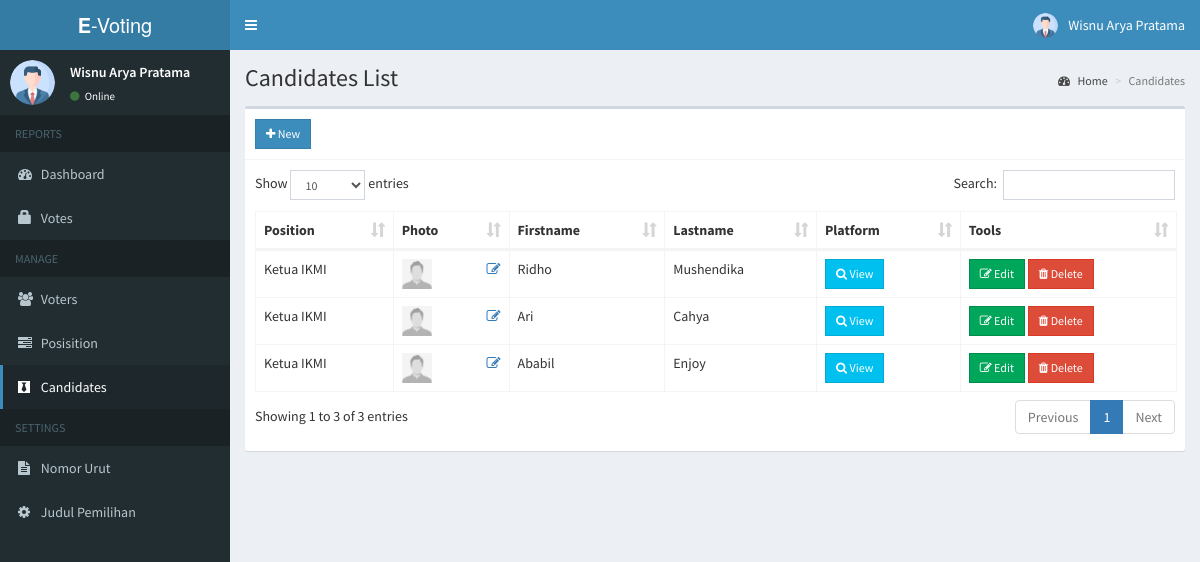
Screenshot of /admin/candidates.php (signed in) with the database file from the repository.
### tables this page shows
CREATE TABLE `candidates` (
  `id` int(11) NOT NULL,
  `position_id` int(11) NOT NULL,
  `firstname` varchar(30) NOT NULL,
  `lastname` varchar(30) NOT NULL,
  `photo` varchar(150) NOT NULL,
  `platform` text NOT NULL
);

CREATE TABLE `positions` (
  `id` int(11) NOT NULL,
  `description` varchar(50) NOT NULL,
  `max_vote` int(11) NOT NULL,
  `priority` int(11) NOT NULL
);

### admin/includes/session.php (called while the page is built, shortened)
<?php
	include 'includes/conn.php';
	$sql = "SELECT * FROM admin WHERE id = '".$_SESSION['admin']."'";
	$query = $conn->query($sql);
	$user = $query->fetch_assoc();
?>

### admin/candidates.php (the view, shortened to what this page needs)
<?php include 'includes/session.php'; ?>
<?php include 'includes/header.php'; ?>
<body class="hold-transition skin-blue sidebar-mini">
<div class="wrapper">
  <?php include 'includes/navbar.php'; ?>
  <?php include 'includes/menubar.php'; ?>
  <div class="content-wrapper">
    <section class="content-header">
      <h1>
        Candidates List
      </h1>
      <ol class="breadcrumb">
        <li><a href="#"><i class="fa fa-dashboard"></i> Home</a></li>
        <li class="active">Candidates</li>
      </ol>
    </section>
    <section class="content">
      <div class="row">
        <div class="col-xs-12">
          <div class="box">
            <div class="box-header with-border">
              <a href="#addnew" data-toggle="modal" class="btn btn-primary btn-sm btn-flat"><i class="fa fa-plus"></i> New</a>
            </div>
            <div class="box-body">
              <table id="example1" class="table table-bordered">
                <thead>
                  <th>Position</th>
                  <th>Photo</th>
                  <th>Firstname</th>
                  <th>Lastname</th>
                  <th>Platform</th>
                  <th>Tools</th>
                </thead>
                <tbody>
                  <?php
                    $sql = "SELECT *, candidates.id AS canid FROM candidates LEFT JOIN positions ON positions.id=candidates.position_id ORDER BY positions.priority ASC";
                    $query = $conn->query($sql);
                    while($row = $query->fetch_assoc()){
                      $image = (!empty($row['photo'])) ? '../images/'.$row['photo'] : '../images/profile.jpg';
                      echo "
                        <tr>
                          <td class='hidden'></td>
                          <td>".$row['description']."</td>
                          <td>
                            <img src='".$image."' width='30px' height='30px'>
                            <a href='#edit_photo' data-toggle='modal' class='pull-right photo' data-id='".$row['canid']."'><span class='fa fa-edit'></span></a>
                          </td>
                          <td>".$row['firstname']."</td>
                          <td>".$row['lastname']."</td>
                          <td><a href='#platform' data-toggle='modal' class='btn btn-info btn-sm btn-flat platform' data-id='".$row['canid']."'><i class='fa fa-search'></i> View</a></td>
                          <td>
                            <button class='btn btn-success btn-sm edit btn-flat' data-id='".$row['canid']."'><i class='fa fa-edit'></i> Edit</button>
                            <button class='btn btn-danger btn-sm delete btn-flat' data-id='".$row['canid']."'><i class='fa fa-trash'></i> Delete</button>
                          </td>
                        </tr>
                      ";
                    }
                  ?>
                </tbody>
              </table>
            </div>
          </div>
        </div>
      </div>
    </section>
  </div>
</div>
</body>
</html>

### admin/includes/navbar.php (shortened to what this page needs)
<header class="main-header">
  <a href="#" class="logo">
    <span class="logo-lg"><b>E</b>-Voting</span>
  </a>
  <nav class="navbar navbar-static-top">
    <a href="#" class="sidebar-toggle" data-toggle="push-menu" role="button">
    </a>
    <div class="navbar-custom-menu">
      <ul class="nav navbar-nav">
        <li class="dropdown user user-menu">
          <a href="#" class="dropdown-toggle" data-toggle="dropdown">
            <img src="<?php echo (!empty($user['photo'])) ? '../images/'.$user['photo'] : '../images/profile.jpg'; ?>" class="user-image" alt="User Image">
            <span class="hidden-xs"><?php echo $user['firstname'].' '.$user['lastname']; ?></span>
          </a>
        </li>
      </ul>
    </div>
  </nav>
</header>

### admin/includes/menubar.php (shortened to what this page needs)
<aside class="main-sidebar">
  <section class="sidebar">
    <div class="user-panel">
      <div class="pull-left image">
        <img src="<?php echo (!empty($user['photo'])) ? '../images/'.$user['photo'] : '../images/profile.jpg'; ?>" class="img-circle" alt="User Image">
      </div>
      <div class="pull-left info">
        <p><?php echo $user['firstname'].' '.$user['lastname']; ?></p>
        <a><i class="fa fa-circle text-success"></i> Online</a>
      </div>
    </div>
    <ul class="sidebar-menu" data-widget="tree">
      <li class="header">REPORTS</li>
      <li class=""><a href="home.php"><i class="fa fa-dashboard"></i> <span>Dashboard</span></a></li>
      <li class=""><a href="votes.php"><span class="glyphicon glyphicon-lock"></span> <span>Votes</span></a></li>
      <li class="header">MANAGE</li>
      <li class=""><a href="voters.php"><i class="fa fa-users"></i> <span>Voters</span></a></li>
      <li class=""><a href="positions.php"><i class="fa fa-tasks"></i> <span>Posisition</span></a></li>
      <li class=""><a href="candidates.php"><i class="fa fa-black-tie"></i> <span>Candidates</span></a></li>
      <li class="header">SETTINGS</li>
      <li class=""><a href="ballot.php"><i class="fa fa-file-text"></i> <span>Nomor Urut</span></a></li>
      <li class=""><a href="#config" data-toggle="modal"><i class="fa fa-cog"></i> <span>Judul Pemilihan</span></a></li>
    </ul>
  </section>
</aside>

### rows the page displays
candidates: position.description "Ketua IKMI", firstname "Ridho", lastname "Mushendika"
candidates: position.description "Ketua IKMI", firstname "Ari", lastname "Cahya"
candidates: position.description "Ketua IKMI", firstname "Ababil", lastname "Enjoy"

### other values shown
$user['firstname'] "Wisnu Arya"
$user['lastname'] "Pratama"
